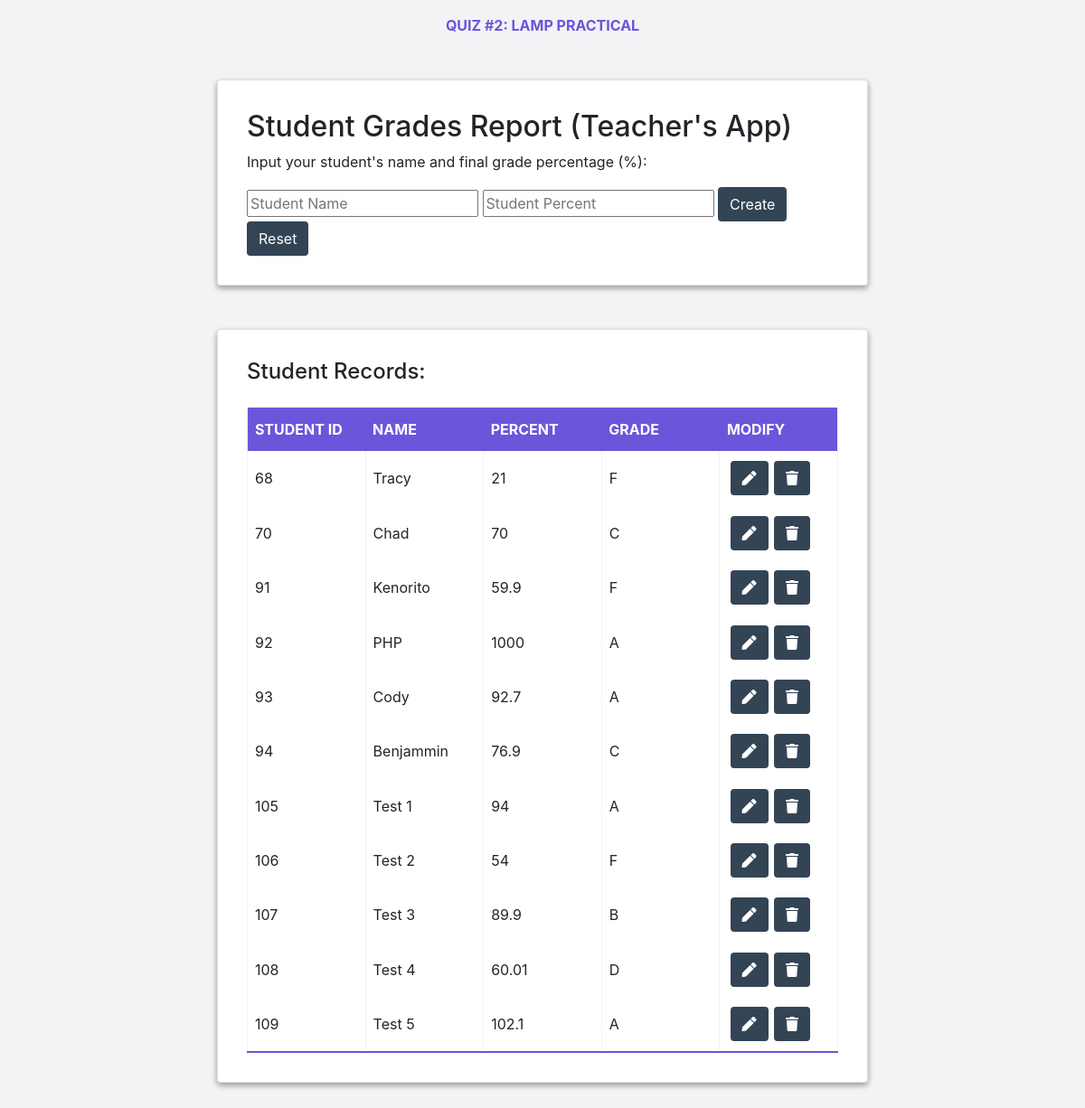
The page / on the database its author committed.
### tables this page shows
CREATE TABLE `grades` (
  `studentid` int(11) unsigned NOT NULL AUTO_INCREMENT,
  `studentname` varchar(50) DEFAULT NULL,
  `studentpercent` varchar(5) DEFAULT NULL,
  `studentlettergrade` varchar(5) DEFAULT NULL,
  PRIMARY KEY (`studentid`)
);

### Controllers/controller.php (called while the page is built, shortened)
<?php
require_once './Views/view.php';
require_once './Models/model.php';
class BaseController
{
	public function __construct()
	{
		$this->view = new BaseView();
		$this->model = new BaseModel();
		$records = $this->readAction();
		$this->view->displayIndex($records);
	}
			?>
			<?
	public function readAction()
	{
		$sql = "SELECT * FROM grades order by studentid ASC;";
		$records = $this->model->readRecords($sql);
		return $records;
	}
}

### index.php (called while the page is built)
<?php
require 'Controllers/controller.php';
$controller = new BaseController();
?>

### Models/model.php (called while the page is built, shortened)
<?php
class BaseModel
{
	function __construct()
	{
        $user = "root";
        $password = "root";
		$dsn = "mysql:host=127.0.0.1;dbname=grades;port=8889";
        try {
            $this->connection = new PDO($dsn, $user, $password);
        } catch(PDOException $error) {
        	echo "Error: " . $error->getMessage();
        }
	}
	public function readRecords($sql)
	{
		$stmt = $this->connection->prepare($sql);
		$stmt->execute();
		$result = $stmt->fetchall();
		if ($result) {
			return $result;
		}
		else {
			return 0;
		}
	}
}
?>

### Views/view.php (the view, shortened to what this page needs)
<?php
class BaseView
{
    function __construct()
    {
        ?>
        <!DOCTYPE html>
        <html lang="en">
          <head>
            <link rel="stylesheet" href="https://stackpath.bootstrapcdn.com/bootstrap/4.1.3/css/bootstrap.min.css">
            <link rel="stylesheet" href="https://use.fontawesome.com/releases/v5.6.3/css/all.css">
            <link rel="stylesheet" type="text/css" href="styles.css">
        </head>
        <body>
        <div id="main-div" class="content">
            <p class="courseInfo">Quiz #2: LAMP Practical</p>
        <div>
        </body>
        </html>
        <?
    }
    public function displayIndex($records)
    {
        if ($records && $records != "init") {
            $this->displayUpdateForm($records);
        }
    }
    public function displayUpdateForm($records)
    {
        ?>
        <div class="card">
            <h2>Student Grades Report (Teacher's App)</h2>
            <p>Input your student's name and final grade percentage (%):</h3>
            <form action="/" method="POST">
                <input type="text" name="name" placeholder="Student Name" />
                <input type="number" step="0.01" min="0" name="percent" placeholder="Student Percent" />
                <input class="btn" name="submit-btn" value="Create" type="submit" /> <input class="btn" type="reset" />
            </form>
        </div>
        <div class="card">
            <h4>Student Records:</h4>
            <table id="all-records-table">
                <tr>
                    <th>Student ID</th>
                    <th>Name</th>
                    <th>Percent</th>
                    <th>Grade</th>
                    <th>Modify</th>
                </tr>
            <?
            foreach ($records as $entry) {
                $id = $entry['studentid'];
                $name = $entry['studentname'];
                $percent = $entry['studentpercent'];
                $grade = $entry['studentlettergrade'];
                echo "<tr>";
                echo '<td>'.$id.'</td>';
                echo '<td>'.$name.'</td>';
                echo '<td>'.$percent.'</td>';
                echo '<td>'.$grade.'</td>';
                echo '<td>';
                echo '<form action="/" method="GET">';
                echo '<button class="update-btn btn" id="'.$id.'" type="button"><i class="fas fa-pen"></i></button>';
                echo '<button name="delete-btn" class="delete-btn btn" id="'.$id.'" value="'.$id.'" type="submit" /><i class="fas fa-trash"></i></button>';
                echo '</form>';
                echo '</td>';
                echo "</tr>";
            }
            echo "</table></div>";
    }
}
?>

### styles.css (style rules this page uses)
body { background: #f1f3f5; }
.btn { background-color: #334455; color: #fff; }
.update-btn, .delete-btn { margin: .2rem; }
.card { width: 60vw; padding: 2rem; box-shadow: 0 3px 6px rgba(0, 0, 0, 0.16), 0 3px 6px rgba(0, 0, 0, 0.23); margin: 3rem auto; }
.courseInfo { font-weight: bold; text-align: center; color: #6b55db; text-transform: uppercase; padding-top: 1rem; }
td:not(:last-child) { border-right: 1px solid #f1f3f5; }
table { text-align: left; width: 100%; table-layout: fixed; margin-top: 1rem; padding: .5rem; border: 1px solid #f1f3f5; border-bottom: 2px solid #6b55db; }
table td, table th { padding: 8px; }
table th { padding-top: 12px; padding-bottom: 12px; background-color: #6b55db; color: white; text-transform: uppercase; }

### rows shown on the page
grades: studentid "68", studentname "Tracy", studentpercent "21", studentlettergrade "F"
grades: studentid "70", studentname "Chad", studentpercent "70", studentlettergrade "C"
grades: studentid "91", studentname "Kenorito", studentpercent "59.9", studentlettergrade "F"
grades: studentid "92", studentname "PHP", studentpercent "1000", studentlettergrade "A"
grades: studentid "93", studentname "Cody", studentpercent "92.7", studentlettergrade "A"
grades: studentid "94", studentname "Benjammin", studentpercent "76.9", studentlettergrade "C"
grades: studentid "105", studentname "Test 1", studentpercent "94", studentlettergrade "A"
grades: studentid "106", studentname "Test 2", studentpercent "54", studentlettergrade "F"
grades: studentid "107", studentname "Test 3", studentpercent "89.9", studentlettergrade "B"
grades: studentid "108", studentname "Test 4", studentpercent "60.01", studentlettergrade "D"
grades: studentid "109", studentname "Test 5", studentpercent "102.1", studentlettergrade "A"
